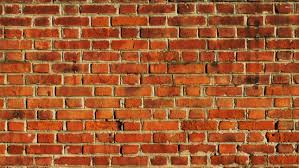
#> input picture cv_api/brick.jpeg, 299 x 168 px, given in place of brick.jpg, which was not available
$ python blackhole.py   (older library calls are emulated)
#> lines starting #> are read from the running program, lines starting #| are printed output that depends on the picture; after the words box and inside, x2 and y2 are one past the last pixel; in counts of white or black regions, pixels touching at a corner belong together; pictures that were not available may be replaced by others from this repository, and a replacement may not be noted
import numpy as np
import cv2

def detect_black_areas(filename):
#> called with filename = 'KjTp9.png'
  m1 = cv2.imread('images/brick.jpg')
#> m1 is the input picture: shape (168, 299, 3); mean B, G, R 48.1, 89.1, 161.5
  m2 = cv2.cvtColor(m1, cv2.cv.CV_BGR2GRAY)
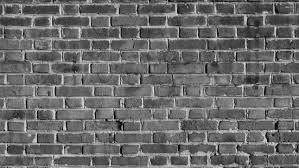
#> m2: shape (168, 299); min 6, max 237, mean 106.1
  m3 = 255 - cv2.threshold(m2, 0, 255, cv2.THRESH_OTSU)[1]
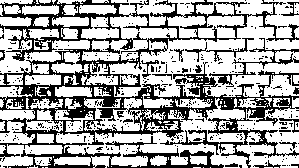
#> m3: shape (168, 299); 66.7% white; 377 black regions (359 under 20 px), largest, box (x1, y1, x2, y2) and area: (0, 0, 299, 168) 14419, (209, 38, 299, 87) 502, (185, 38, 254, 62) 227
  m4 = cv2.distanceTransform(m3, cv2.cv.CV_DIST_L2, 3)
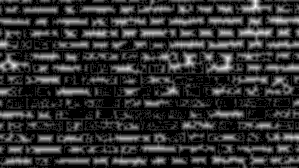
#> m4: shape (168, 299) float32; min 0, max 6.97, mean 1.32; drawn with min black and max white
#> (the run stopped early here; a loop or call above may not have finished)

$ run again, with cv_api/cat.jpg copied over cv_api/brick.jpeg
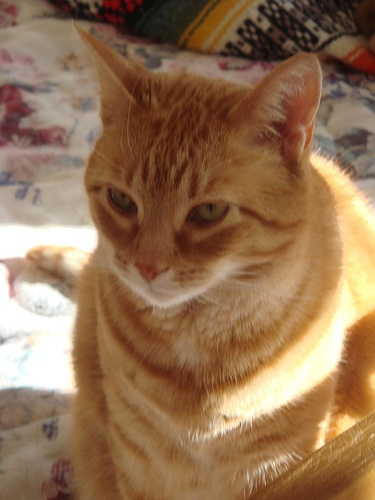
#> input picture cv_api/cat.jpg, 375 x 500 px, given in place of brick.jpg, which was not available
#> in detect_black_areas, m1 is the input picture: shape (500, 375, 3); mean B, G, R 82.7, 113.1, 146.6
#> in detect_black_areas, `m3 = 255 - cv2.threshold(m2, 0, 255, cv2.THRESH_OTSU)[1]`:
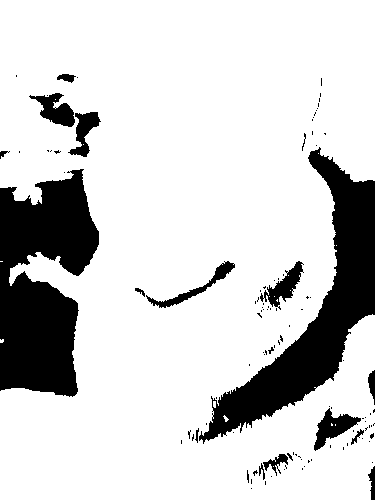
#> m3: shape (500, 375); 81.9% white; 108 black regions (91 under 20 px), largest, box (x1, y1, x2, y2) and area: (0, 169, 99, 397) 15349, (199, 147, 375, 444) 13761, (314, 408, 361, 451) 822
#> in detect_black_areas, `m4 = cv2.distanceTransform(m3, cv2.cv.CV_DIST_L2, 3)`:
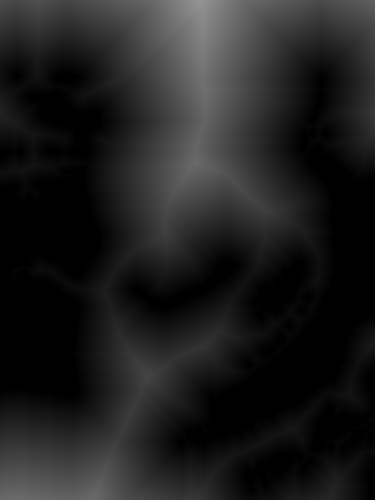
#> m4: shape (500, 375) float32; min 0, max 148.4, mean 31.3
